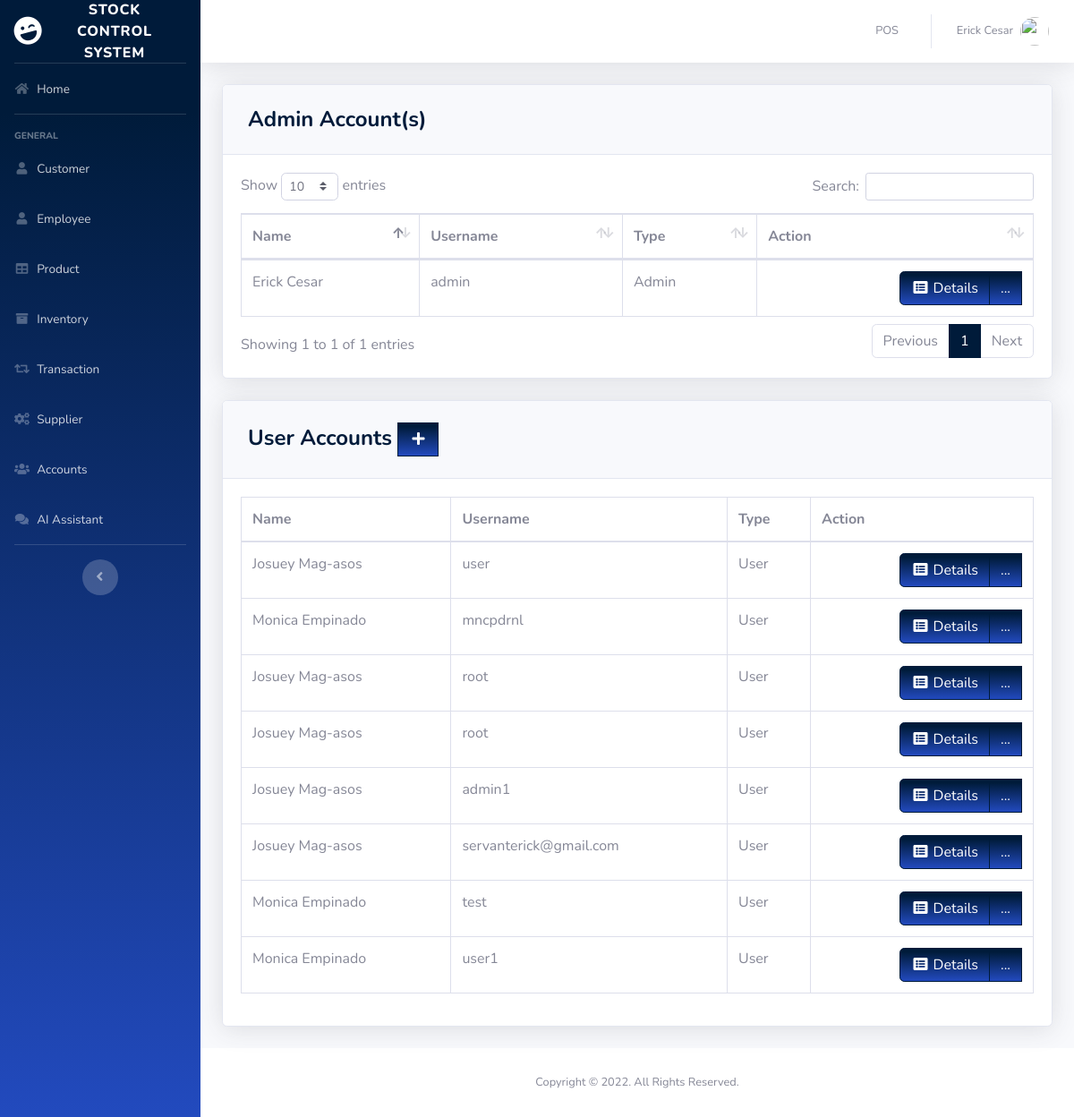
Screenshot of /pages/user.php (signed in) with the database file from the repository.
### tables this page shows
CREATE TABLE `users` (
  `ID` int(11) NOT NULL,
  `EMPLOYEE_ID` int(11) DEFAULT NULL,
  `USERNAME` varchar(50) DEFAULT NULL,
  `PASSWORD` varchar(50) DEFAULT NULL,
  `TYPE_ID` int(11) DEFAULT NULL
);

CREATE TABLE `employee` (
  `EMPLOYEE_ID` int(11) NOT NULL,
  `FIRST_NAME` varchar(50) DEFAULT NULL,
  `LAST_NAME` varchar(50) DEFAULT NULL,
  `GENDER` varchar(50) DEFAULT NULL,
  `EMAIL` varchar(100) DEFAULT NULL,
  `PHONE_NUMBER` varchar(11) DEFAULT NULL,
  `JOB_ID` int(11) DEFAULT NULL,
  `HIRED_DATE` varchar(50) NOT NULL,
  `LOCATION_ID` int(11) DEFAULT NULL
);

CREATE TABLE `type` (
  `TYPE_ID` int(11) NOT NULL,
  `TYPE` varchar(50) DEFAULT NULL
);

### pages/user.php (the view, shortened to what this page needs)
<?php
include'../includes/connection.php';
include'../includes/sidebar.php';
?>
         <div class="card shadow mb-4">
            <div class="card-header py-3">
              <h4 class="m-2 font-weight-bold text-primary">Admin Account(s)</h4>
            </div>
            <div class="card-body">
            <div class="table-responsive">
           <table class="table table-bordered" id="dataTable" width="100%" cellspacing="0">
               <thead>
                   <tr>
                       <th>Name</th>
                       <th>Username</th>
                       <th>Type</th>
                       <th>Action</th>
                   </tr>
               </thead>
          <tbody>
<?php
    $query = 'SELECT ID, FIRST_NAME,LAST_NAME,USERNAME, t.TYPE
              FROM users u
              JOIN employee e ON e.EMPLOYEE_ID=u.EMPLOYEE_ID
              JOIN type t ON t.TYPE_ID=u.TYPE_ID
              WHERE u.TYPE_ID=1';
        $result = mysqli_query($db, $query) or die (mysqli_error($db));
            while ($row = mysqli_fetch_assoc($result)) {
                echo '<tr>';
                echo '<td>'. $row['FIRST_NAME'].' '. $row['LAST_NAME'].'</td>';
                echo '<td>'. $row['USERNAME'].'</td>';
                echo '<td>'. $row['TYPE'].'</td>';
                      echo '<td align="right"> <div class="btn-group">
                              <a type="button" class="btn btn-primary bg-gradient-primary" href="us_searchfrm.php?action=edit & id='.$row['ID'] . '"><i class="fas fa-fw fa-list-alt"></i> Details</a>
                            <div class="btn-group">
                              <a type="button" class="btn btn-primary bg-gradient-primary dropdown no-arrow" data-toggle="dropdown" style="color:white;">
                              ... <span class="caret"></span></a>
                            <ul class="dropdown-menu text-center" role="menu">
                                <li>
                                  <a type="button" class="btn btn-warning bg-gradient-warning btn-block" style="border-radius: 0px;" href="us_edit.php?action=edit & id='.$row['ID']. '">
                                    <i class="fas fa-fw fa-edit"></i> Edit
                                  </a>
                                </li>
                                </li>
                            </ul>
                            </div>
                          </div></td>';
                echo '</tr> ';
                        }
?>
                                </tbody>
                            </table>
                        </div>
                    </div>
                  </div>
         <div class="card shadow mb-4">
            <div class="card-header py-3">
              <h4 class="m-2 font-weight-bold text-primary">User Accounts&nbsp;<a  href="#" data-toggle="modal" data-target="#supplierModal" type="button" class="btn btn-primary bg-gradient-primary" style="border-radius: 0px;"><i class="fas fa-fw fa-plus"></i></a></h4>
            </div>
            <div class="card-body">
            <div class="table-responsive">
           <table class="table table-bordered" id="dataTable" width="100%" cellspacing="0">
               <thead>
                   <tr>
                       <th>Name</th>
                       <th>Username</th>
                       <th>Type</th>
                       <th>Action</th>
                   </tr>
               </thead>
          <tbody>
<?php
    $query = 'SELECT ID, FIRST_NAME,LAST_NAME,USERNAME, t.TYPE
              FROM users u
              JOIN employee e ON e.EMPLOYEE_ID=u.EMPLOYEE_ID
              JOIN type t ON t.TYPE_ID=u.TYPE_ID
              WHERE u.TYPE_ID=2';
        $result = mysqli_query($db, $query) or die (mysqli_error($db));
            while ($row = mysqli_fetch_assoc($result)) {
                echo '<tr>';
                echo '<td>'. $row['FIRST_NAME'].' '. $row['LAST_NAME'].'</td>';
                echo '<td>'. $row['USERNAME'].'</td>';
                echo '<td>'. $row['TYPE'].'</td>';
                      echo '<td align="right"> <div class="btn-group">
                              <a type="button" class="btn btn-primary bg-gradient-primary" href="us_searchfrm.php?action=edit & id='.$row['ID'] . '"><i class="fas fa-fw fa-list-alt"></i> Details</a>
                            <div class="btn-group">
                              <a type="button" class="btn btn-primary bg-gradient-primary dropdown no-arrow" data-toggle="dropdown" style="color:white;">
                              ... <span class="caret"></span></a>
                            <ul class="dropdown-menu text-center" role="menu">
                                <li>
                                  <a type="button" class="btn btn-warning bg-gradient-warning btn-block" style="border-radius: 0px;" href="us_edit.php?action=edit & id='.$row['ID']. '">
                                    <i class="fas fa-fw fa-edit"></i> Edit
                                  </a>
                                </li>
                            </ul>
                            </div>
                          </div></td>';
                echo '</tr> ';
                        }
?>
                                </tbody>
                            </table>
                        </div>
                    </div>
                  </div>
<?php
include'../includes/footer.php';
?>

### rows the page displays
users: EMPLOYEE_ID.FIRST_NAME "Erick", EMPLOYEE_ID.LAST_NAME "Cesar", USERNAME "admin", TYPE_ID.TYPE "Admin"
users: EMPLOYEE_ID.FIRST_NAME "Josuey", EMPLOYEE_ID.LAST_NAME "Mag-asos", USERNAME "user", TYPE_ID.TYPE "User"
users: EMPLOYEE_ID.FIRST_NAME "Monica", EMPLOYEE_ID.LAST_NAME "Empinado", USERNAME "mncpdrnl", TYPE_ID.TYPE "User"
users: EMPLOYEE_ID.FIRST_NAME "Josuey", EMPLOYEE_ID.LAST_NAME "Mag-asos", USERNAME "root", TYPE_ID.TYPE "User"
users: EMPLOYEE_ID.FIRST_NAME "Josuey", EMPLOYEE_ID.LAST_NAME "Mag-asos", USERNAME "root", TYPE_ID.TYPE "User"
users: EMPLOYEE_ID.FIRST_NAME "Josuey", EMPLOYEE_ID.LAST_NAME "Mag-asos", USERNAME "admin1", TYPE_ID.TYPE "User"
users: EMPLOYEE_ID.FIRST_NAME "Josuey", EMPLOYEE_ID.LAST_NAME "Mag-asos", USERNAME "servanterick@gmail.com", TYPE_ID.TYPE "User"
users: EMPLOYEE_ID.FIRST_NAME "Monica", EMPLOYEE_ID.LAST_NAME "Empinado", USERNAME "test", TYPE_ID.TYPE "User"
users: EMPLOYEE_ID.FIRST_NAME "Monica", EMPLOYEE_ID.LAST_NAME "Empinado", USERNAME "user1", TYPE_ID.TYPE "User"

### other values shown
$_SESSION['FIRST_NAME'] "Erick"
$_SESSION['LAST_NAME'] "Cesar"
